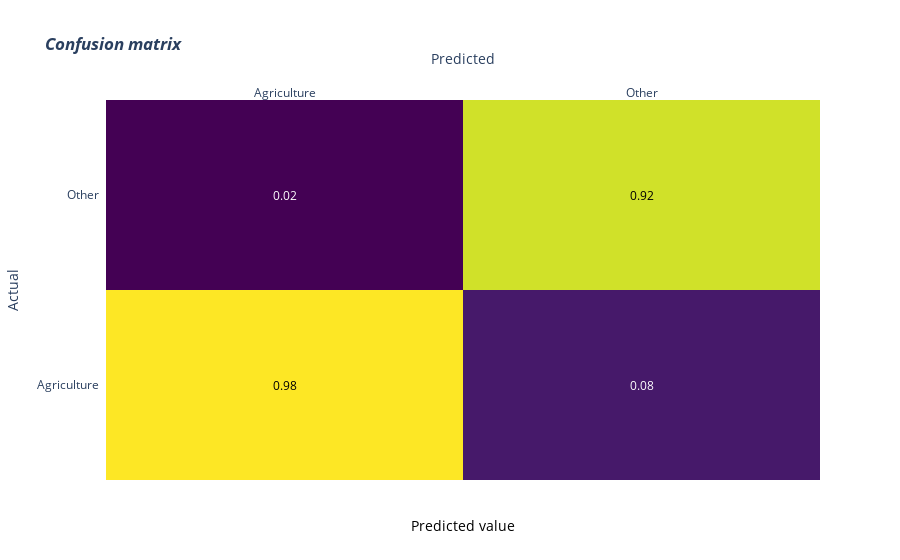
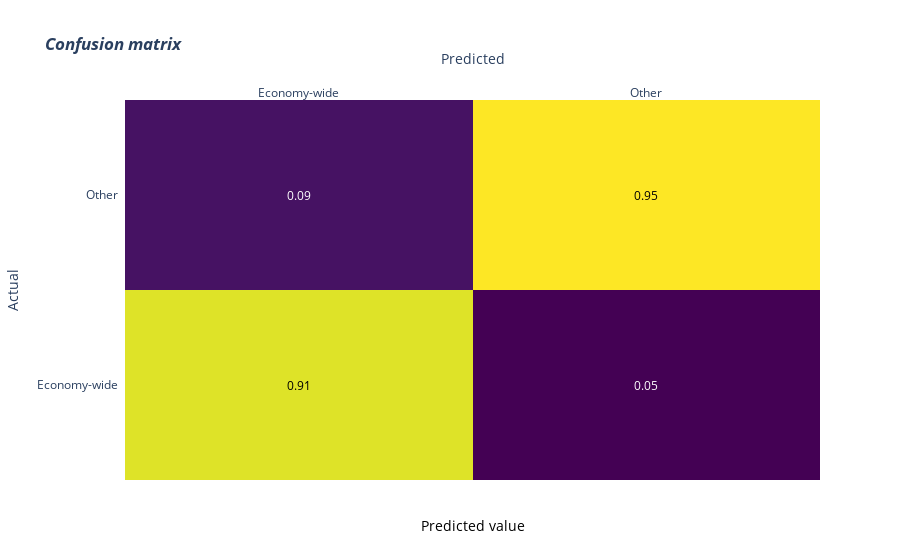
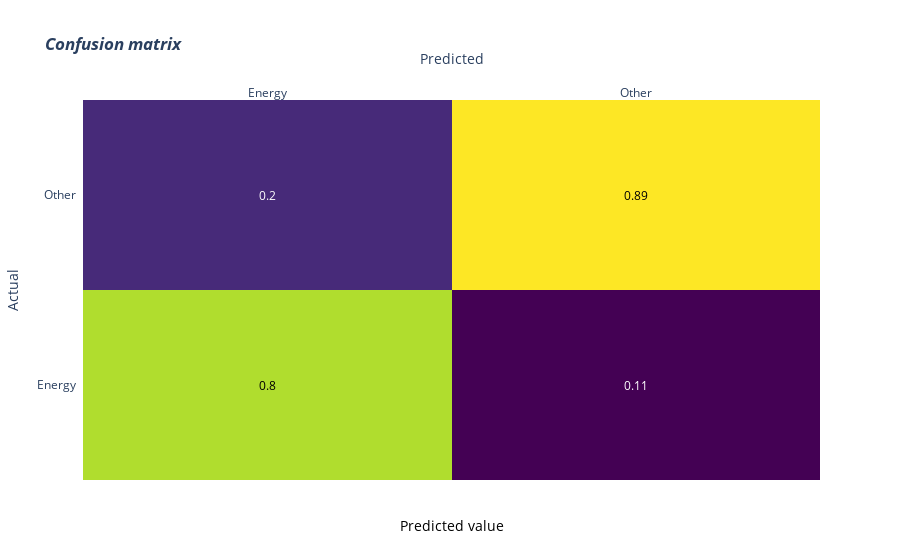
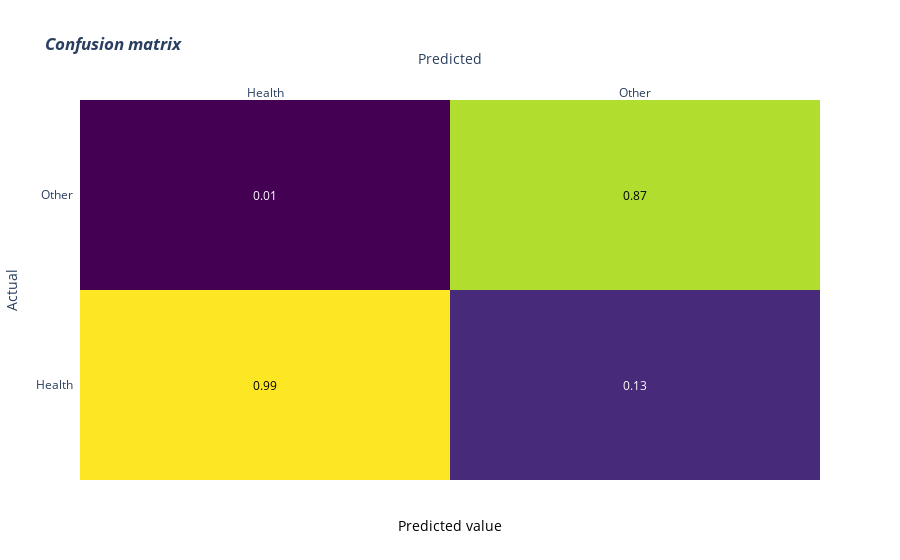

Notebook code cell kept with these figures, in order:
### Markdown cell above
# Confusion Matrices

### Code cell
mlbcm=multilabel_confusion_matrix(y_true, y_pred)

# TODO: Fix these confusion matrices. They are not correct.
# loop through multiple confusion matrices and plot them.
for ix, matrix in enumerate(mlbcm):
    class_label = mlb.classes_[ix]
    fig=plot_confusion_matrix(matrix, class_label)
    fig.show()

### Figure 1 — Plotly figure (JSON) as saved in the notebook; plotly's stock layout.template omitted (floating-point values rounded to 4 significant figures)
{"data": [{"colorscale": [[0.0, "#440154"], [0.1111, "#482878"], [0.2222, "#3e4989"], [0.3333, "#31688e"], [0.4444, "#26828e"], [0.5556, "#1f9e89"], [0.6667, "#35b779"], [0.7778, "#6ece58"], [0.8889, "#b5de2b"], [1.0, "#fde725"]], "reversescale": false, "showscale": false, "x": ["Agriculture", "Other"], "y": ["Agriculture", "Other"], "z": [[0.9849, 0.08197], [0.01506, 0.918]], "type": "heatmap"}], "layout": {"annotations": [{"font": {"color": "#000000"}, "showarrow": false, "text": "0.98", "x": "Agriculture", "xref": "x", "y": "Agriculture", "yref": "y"}, {"font": {"color": "#FFFFFF"}, "showarrow": false, "text": "0.08", "x": "Other", "xref": "x", "y": "Agriculture", "yref": "y"}, {"font": {"color": "#FFFFFF"}, "showarrow": false, "text": "0.02", "x": "Agriculture", "xref": "x", "y": "Other", "yref": "y"}, {"font": {"color": "#000000"}, "showarrow": false, "text": "0.92", "x": "Other", "xref": "x", "y": "Other", "yref": "y"}, {"font": {"color": "black", "size": 14}, "showarrow": false, "text": "Predicted value", "x": 0.5, "xref": "paper", "y": -0.15, "yref": "paper"}], "xaxis": {"dtick": 1, "gridcolor": "rgb(0, 0, 0)", "side": "top", "ticks": "", "title": {"text": "Predicted"}}, "yaxis": {"dtick": 1, "ticks": "", "ticksuffix": "  ", "title": {"text": "Actual"}}, "title": {"text": "<i><b>Confusion matrix</b></i>"}}}

### Figure 2 — Plotly figure (JSON) as saved in the notebook; plotly's stock layout.template omitted (floating-point values rounded to 4 significant figures)
{"data": [{"colorscale": [[0.0, "#440154"], [0.1111, "#482878"], [0.2222, "#3e4989"], [0.3333, "#31688e"], [0.4444, "#26828e"], [0.5556, "#1f9e89"], [0.6667, "#35b779"], [0.7778, "#6ece58"], [0.8889, "#b5de2b"], [1.0, "#fde725"]], "reversescale": false, "showscale": false, "x": ["Economy-wide", "Other"], "y": ["Economy-wide", "Other"], "z": [[0.9112, 0.04545], [0.08883, 0.9545]], "type": "heatmap"}], "layout": {"annotations": [{"font": {"color": "#000000"}, "showarrow": false, "text": "0.91", "x": "Economy-wide", "xref": "x", "y": "Economy-wide", "yref": "y"}, {"font": {"color": "#FFFFFF"}, "showarrow": false, "text": "0.05", "x": "Other", "xref": "x", "y": "Economy-wide", "yref": "y"}, {"font": {"color": "#FFFFFF"}, "showarrow": false, "text": "0.09", "x": "Economy-wide", "xref": "x", "y": "Other", "yref": "y"}, {"font": {"color": "#000000"}, "showarrow": false, "text": "0.95", "x": "Other", "xref": "x", "y": "Other", "yref": "y"}, {"font": {"color": "black", "size": 14}, "showarrow": false, "text": "Predicted value", "x": 0.5, "xref": "paper", "y": -0.15, "yref": "paper"}], "xaxis": {"dtick": 1, "gridcolor": "rgb(0, 0, 0)", "side": "top", "ticks": "", "title": {"text": "Predicted"}}, "yaxis": {"dtick": 1, "ticks": "", "ticksuffix": "  ", "title": {"text": "Actual"}}, "title": {"text": "<i><b>Confusion matrix</b></i>"}}}

### Figure 3 — Plotly figure (JSON) as saved in the notebook; plotly's stock layout.template omitted (floating-point values rounded to 4 significant figures)
{"data": [{"colorscale": [[0.0, "#440154"], [0.1111, "#482878"], [0.2222, "#3e4989"], [0.3333, "#31688e"], [0.4444, "#26828e"], [0.5556, "#1f9e89"], [0.6667, "#35b779"], [0.7778, "#6ece58"], [0.8889, "#b5de2b"], [1.0, "#fde725"]], "reversescale": false, "showscale": false, "x": ["Energy", "Other"], "y": ["Energy", "Other"], "z": [[0.7966, 0.1111], [0.2034, 0.8889]], "type": "heatmap"}], "layout": {"annotations": [{"font": {"color": "#000000"}, "showarrow": false, "text": "0.8", "x": "Energy", "xref": "x", "y": "Energy", "yref": "y"}, {"font": {"color": "#FFFFFF"}, "showarrow": false, "text": "0.11", "x": "Other", "xref": "x", "y": "Energy", "yref": "y"}, {"font": {"color": "#FFFFFF"}, "showarrow": false, "text": "0.2", "x": "Energy", "xref": "x", "y": "Other", "yref": "y"}, {"font": {"color": "#000000"}, "showarrow": false, "text": "0.89", "x": "Other", "xref": "x", "y": "Other", "yref": "y"}, {"font": {"color": "black", "size": 14}, "showarrow": false, "text": "Predicted value", "x": 0.5, "xref": "paper", "y": -0.15, "yref": "paper"}], "xaxis": {"dtick": 1, "gridcolor": "rgb(0, 0, 0)", "side": "top", "ticks": "", "title": {"text": "Predicted"}}, "yaxis": {"dtick": 1, "ticks": "", "ticksuffix": "  ", "title": {"text": "Actual"}}, "title": {"text": "<i><b>Confusion matrix</b></i>"}}}

### Figure 4 — Plotly figure (JSON) as saved in the notebook; plotly's stock layout.template omitted (floating-point values rounded to 4 significant figures)
{"data": [{"colorscale": [[0.0, "#440154"], [0.1111, "#482878"], [0.2222, "#3e4989"], [0.3333, "#31688e"], [0.4444, "#26828e"], [0.5556, "#1f9e89"], [0.6667, "#35b779"], [0.7778, "#6ece58"], [0.8889, "#b5de2b"], [1.0, "#fde725"]], "reversescale": false, "showscale": false, "x": ["Health", "Other"], "y": ["Health", "Other"], "z": [[0.9862, 0.129], [0.01381, 0.871]], "type": "heatmap"}], "layout": {"annotations": [{"font": {"color": "#000000"}, "showarrow": false, "text": "0.99", "x": "Health", "xref": "x", "y": "Health", "yref": "y"}, {"font": {"color": "#FFFFFF"}, "showarrow": false, "text": "0.13", "x": "Other", "xref": "x", "y": "Health", "yref": "y"}, {"font": {"color": "#FFFFFF"}, "showarrow": false, "text": "0.01", "x": "Health", "xref": "x", "y": "Other", "yref": "y"}, {"font": {"color": "#000000"}, "showarrow": false, "text": "0.87", "x": "Other", "xref": "x", "y": "Other", "yref": "y"}, {"font": {"color": "black", "size": 14}, "showarrow": false, "text": "Predicted value", "x": 0.5, "xref": "paper", "y": -0.15, "yref": "paper"}], "xaxis": {"dtick": 1, "gridcolor": "rgb(0, 0, 0)", "side": "top", "ticks": "", "title": {"text": "Predicted"}}, "yaxis": {"dtick": 1, "ticks": "", "ticksuffix": "  ", "title": {"text": "Actual"}}, "title": {"text": "<i><b>Confusion matrix</b></i>"}}}
